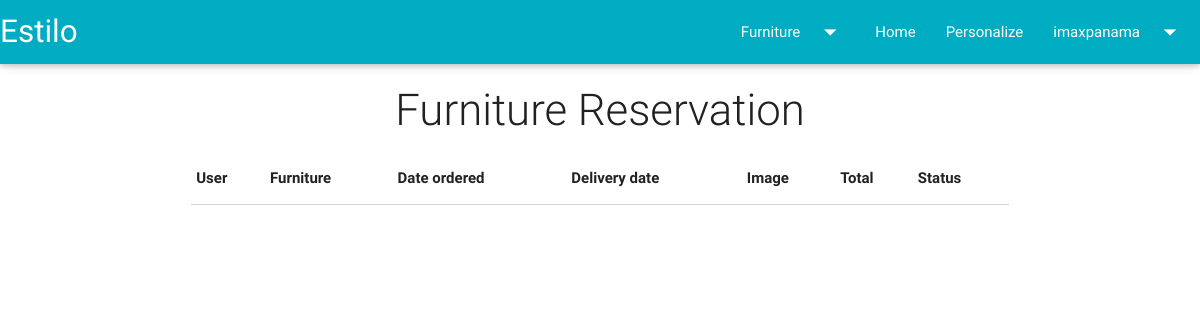
Before: /u-ver-reser.php (signed in) with the older database file.
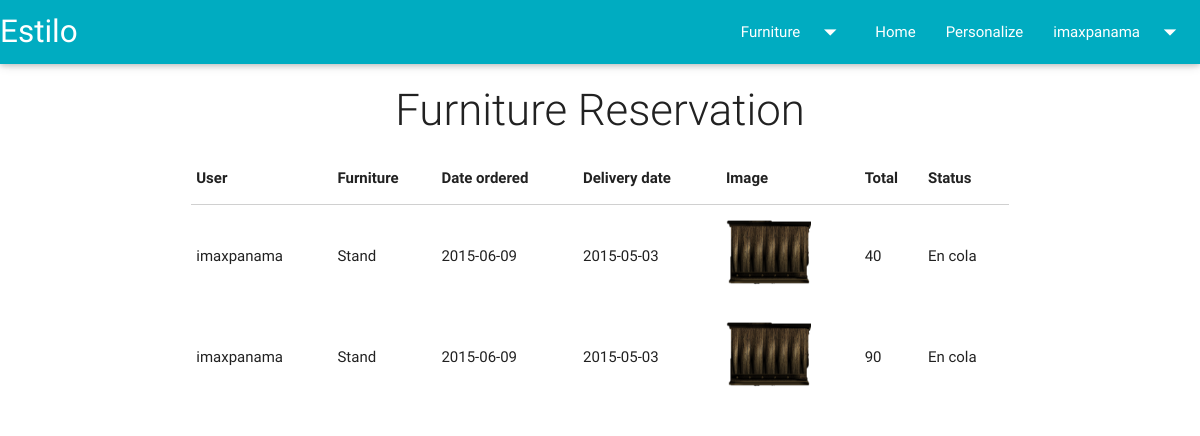
After: the same page with the newer database file.
### tables this page shows
CREATE TABLE IF NOT EXISTS `reserva` (
`idreserva` int(5) NOT NULL,
  `total` double NOT NULL,
  `fecha_ordenado` date NOT NULL,
  `fecha_entrega` date NOT NULL,
  `img` varchar(250) NOT NULL,
  `iduser` int(5) NOT NULL,
  `idmueble` int(5) NOT NULL,
  `estado` text NOT NULL
);

CREATE TABLE IF NOT EXISTS `usuario` (
`iduser` int(5) NOT NULL,
  `usuario` varchar(25) NOT NULL,
  `nombre` varchar(25) NOT NULL,
  `apellido` varchar(25) NOT NULL,
  `contra` varchar(100) NOT NULL,
  `correo` varchar(50) NOT NULL,
  `telefono` varchar(9) NOT NULL,
  `dui` varchar(10) NOT NULL,
  `tipo` varchar(10) NOT NULL
);

CREATE TABLE IF NOT EXISTS `mueble` (
`idmueble` int(5) NOT NULL,
  `nombre` varchar(50) NOT NULL,
  `Descricpion` varchar(500) NOT NULL,
  `tipo` varchar(50) NOT NULL,
  `precio` double NOT NULL,
  `img` varchar(250) NOT NULL,
  `vis` int(10) NOT NULL
);

### u-ver-reser.php (the view, shortened to what this page needs)
<?php
if (isset($_SESSION['suser'])) {
  $id = $_SESSION['suser'];
$con = mysqli_connect('127.0.0.1', 'root', '', 'estilo') or die('An error has ocurred'.mysqli_connect($con));
$consulta = "SELECT * FROM reserva where iduser='".$id."'";
$result = $con->query($consulta);
?>
<!doctype html>
<html lang="es">
<head>
  <link type="text/css" rel="stylesheet" href="css/style.css" media="screen, projection"/>
  <link type="text/css" rel="stylesheet" href="css/materialize.css"  media="screen,projection"/>
</head>
<body>
    <h3 class="light center">Furniture Reservation</h3>
    <div class="container">
      <div class="row">
    <table class="responsive-table col s12">
      <thead>
        <tr>
          <th>User</th>
          <th>Furniture</th>
          <th>Date ordered</th>
          <th>Delivery date</th>
          <th>Image</td>
          <th>Total</th>
          <th>Status</th>
        </tr>
     </thead>
       <?php while($row = mysqli_fetch_array($result)) {
        $sql = mysql_query("SELECT usuario FROM usuario WHERE iduser= '".$row['iduser']."'");
        $dato = mysql_fetch_array($sql);
        $user = $dato['usuario'];
        $sql0 = mysql_query("SELECT nombre FROM mueble WHERE idmueble= '".$row['idmueble']."'");
        $dato0 = mysql_fetch_array($sql0);
        $mueble = $dato0['nombre'];
        ?>
      <tr>
        <td><p><?php echo $user;?></p></td>
        <td><p><?php echo $mueble;?></p></td>
        <td><p><?php echo $row['fecha_ordenado'];?></p></td>
        <td><p><?php echo $row['fecha_entrega'];?></p></td>
        <td><img src="<?php echo $row['img'];?>" style="width: 85px; height:65px;"></td>
        <td><p><?php echo $row['total'];?></p></td>
        <td><p><?php echo $row['estado'];?></p></td>
        <?php } ?>
      </tr>
    </table>
      </div>
    </div>
</body>
</html>
 <?php
}else{
  echo '<script> alert("Unauthenticated user "); location.href = "index.php"; </script>';
}
  ?>

Changed rows visible on the page:
added reserva: iduser.usuario "imaxpanama", idmueble.nombre "Stand", fecha_ordenado "2015-06-09", fecha_entrega "2015-05-03", img (picture), total "40", estado "En cola"
added reserva: iduser.usuario "imaxpanama", idmueble.nombre "Stand", fecha_ordenado "2015-06-09", fecha_entrega "2015-05-03", img (picture), total "90", estado "En cola"
